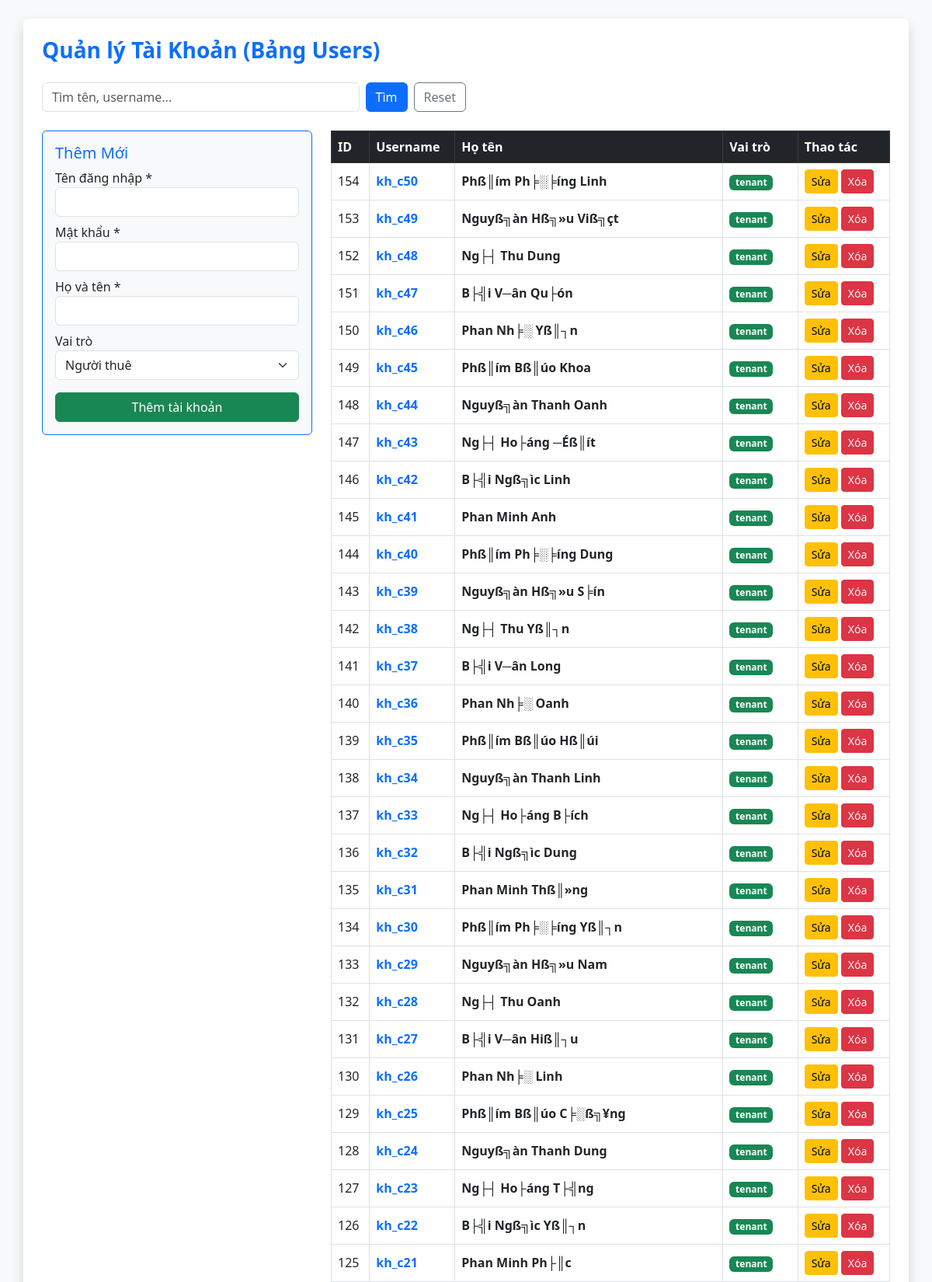
The app's page /BaiTapCaNhan/02_NguyenAnhNgoc/UserController.php (upper part) with its own data.
### tables this page shows
CREATE TABLE `users` (
  `id` int NOT NULL AUTO_INCREMENT,
  `username` varchar(50) NOT NULL,
  `password` varchar(255) NOT NULL,
  `full_name` varchar(100) NOT NULL,
  `phone` varchar(20) NOT NULL,
  `email` varchar(191) DEFAULT NULL,
  `role` enum('admin','landlord','tenant','manager') NOT NULL DEFAULT 'tenant',
  `preferred_room_id` int DEFAULT NULL,
  `created_at` timestamp NULL DEFAULT CURRENT_TIMESTAMP,
  `cccd` varchar(20) DEFAULT NULL,
  `birthday` date DEFAULT NULL,
  `gender` varchar(10) DEFAULT 'Nß╗»',
  `occupation` varchar(100) DEFAULT NULL,
  `hometown` varchar(100) DEFAULT NULL,
  `emergency_contact` varchar(20) DEFAULT NULL,
  `status` varchar(20) DEFAULT 'active',
  `roommate_name` varchar(100) DEFAULT NULL,
  `roommate_phone` varchar(20) DEFAULT NULL,
  PRIMARY KEY (`id`),
  UNIQUE KEY `username` (`username`),
  UNIQUE KEY `email` (`email`)
);

### BaiTapCaNhan/02_NguyenAnhNgoc/UserController.php (called while the page is built, shortened)
<?php
require_once __DIR__ . '/UserRepository.php';
class UserController {
    private $repository;
    public function __construct() {
        $this->repository = new UserRepository();
    }
    public function index() {
        $edit_user = null;
        $keyword = trim($_GET['keyword'] ?? '');
        $users = $this->repository->getUsers($keyword);
        require_once __DIR__ . '/views/index.php';
    }
}
$controller = new UserController();
$controller->index();
?>

### BaiTapCaNhan/02_NguyenAnhNgoc/UserRepository.php (called while the page is built, shortened)
<?php
class UserRepository {
    private $conn;
    public function __construct() {
        try {
            $this->conn = new PDO("mysql:host=localhost;dbname=quan_ly_nha_tro;charset=utf8mb4", "root", "");
            $this->conn->setAttribute(PDO::ATTR_ERRMODE, PDO::ERRMODE_EXCEPTION);
        } catch(PDOException $e) {
            die("Lỗi kết nối CSDL: " . $e->getMessage());
        }
    }
    public function getUsers($keyword = '') {
        $sql = "SELECT * FROM users";
        $sql .= " ORDER BY id DESC";
        $stmt = $this->conn->prepare($sql);
        $stmt->execute();
        return $stmt->fetchAll(PDO::FETCH_ASSOC);
    }
}
?>

### BaiTapCaNhan/02_NguyenAnhNgoc/views/index.php (the view, shortened to what this page needs)
<!DOCTYPE html>
<html lang="vi">
<head>
    <link href="https://cdn.jsdelivr.net/npm/bootstrap@5.3.0/dist/css/bootstrap.min.css" rel="stylesheet">
</head>
<body class="bg-light p-4">
    <div class="container bg-white p-4 rounded shadow">
        <h3 class="fw-bold mb-4 text-primary">Quản lý Tài Khoản (Bảng Users)</h3>
        <form method="GET" action="UserController.php" class="d-flex mb-4 w-50">
            <input type="text" name="keyword" class="form-control me-2" placeholder="Tìm tên, username..." value="<?= htmlspecialchars($keyword ?? '') ?>">
            <button type="submit" class="btn btn-primary">Tìm</button>
            <a href="UserController.php" class="btn btn-outline-secondary ms-2">Reset</a>
        </form>
        <div class="row">
            <div class="col-md-4 mb-4">
                <div class="card card-body bg-light border-primary">
                    <h5 class="card-title text-primary"><?= !empty($edit_user) ? 'Sửa Tài Khoản' : 'Thêm Mới' ?></h5>
                    <form method="POST" action="UserController.php">
                        <div class="mb-2">
                            <label>Tên đăng nhập *</label>
                            <input type="text" name="username" class="form-control" value="<?= !empty($edit_user) ? htmlspecialchars($edit_user['username']) : '' ?>" <?= !empty($edit_user) ? 'readonly' : 'required' ?>>
                        </div>
                        <?php if (empty($edit_user)): ?>
                        <div class="mb-2">
                            <label>Mật khẩu *</label>
                            <input type="password" name="password" class="form-control" required>
                        </div>
                        <?php endif; ?>
                        <div class="mb-2">
                            <label>Họ và tên *</label>
                            <input type="text" name="full_name" class="form-control" value="<?= !empty($edit_user) ? htmlspecialchars($edit_user['full_name']) : '' ?>" required>
                        </div>
                        <div class="mb-3">
                            <label>Vai trò</label>
                            <select name="role" class="form-select">
                                <option value="tenant" <?= (!empty($edit_user) && $edit_user['role'] == 'tenant') ? 'selected' : '' ?>>Người thuê</option>
                            </select>
                        </div>
                        <button type="submit" class="btn <?= !empty($edit_user) ? 'btn-warning' : 'btn-success' ?> w-100">
                            <?= !empty($edit_user) ? 'Cập nhật' : 'Thêm tài khoản' ?>
                        </button>
                    </form>
                </div>
            </div>
            <div class="col-md-8">
                <table class="table table-bordered table-hover align-middle">
                    <thead class="table-dark">
                        <tr>
                            <th>ID</th><th>Username</th><th>Họ tên</th><th>Vai trò</th><th>Thao tác</th>
                        </tr>
                    </thead>
                    <tbody>
                        <?php if (!empty($users)): ?>
                            <?php foreach ($users as $user): ?>
                                <tr>
                                    <td><?= $user['id'] ?></td>
                                    <td class="text-primary fw-bold"><?= htmlspecialchars($user['username']) ?></td>
                                    <td class="fw-bold"><?= htmlspecialchars($user['full_name']) ?></td>
                                    <td>
                                        <span class="badge <?= $user['role'] == 'admin' ? 'bg-danger' : ($user['role'] == 'landlord' ? 'bg-primary' : 'bg-success') ?>">
                                            <?= htmlspecialchars($user['role']) ?>
                                        </span>
                                    </td>
                                    <td>
                                        <a href="UserController.php?edit_id=<?= $user['id'] ?>" class="btn btn-sm btn-warning">Sửa</a>
                                        <form method="POST" action="UserController.php" style="display:inline;" onsubmit="return confirm('Bạn có chắc muốn xóa?');">
                                            <button type="submit" class="btn btn-sm btn-danger">Xóa</button>
                                        </form>
                                    </td>
                                </tr>
                            <?php endforeach; ?>
                        <?php else: ?>
                            <tr><td colspan="5" class="text-center py-4">Chưa có dữ liệu</td></tr>
                        <?php endif; ?>
                    </tbody>
                </table>
            </div>
        </div>
    </div>
</body>
</html>

### records on screen
users: id "154", username "kh_c50", full_name "Phß║ím Ph╞░╞íng Linh", role "tenant"
users: id "153", username "kh_c49", full_name "Nguyß╗àn Hß╗»u Viß╗çt", role "tenant"
users: id "152", username "kh_c48", full_name "Ng├┤ Thu Dung", role "tenant"
users: id "151", username "kh_c47", full_name "B├╣i V─ân Qu├ón", role "tenant"
users: id "150", username "kh_c46", full_name "Phan Nh╞░ Yß║┐n", role "tenant"
users: id "149", username "kh_c45", full_name "Phß║ím Bß║úo Khoa", role "tenant"
users: id "148", username "kh_c44", full_name "Nguyß╗àn Thanh Oanh", role "tenant"
users: id "147", username "kh_c43", full_name "Ng├┤ Ho├áng ─Éß║ít", role "tenant"
users: id "146", username "kh_c42", full_name "B├╣i Ngß╗ìc Linh", role "tenant"
users: id "145", username "kh_c41", full_name "Phan Minh Anh", role "tenant"
users: id "144", username "kh_c40", full_name "Phß║ím Ph╞░╞íng Dung", role "tenant"
users: id "143", username "kh_c39", full_name "Nguyß╗àn Hß╗»u S╞ín", role "tenant"
users: id "142", username "kh_c38", full_name "Ng├┤ Thu Yß║┐n", role "tenant"
users: id "141", username "kh_c37", full_name "B├╣i V─ân Long", role "tenant"
users: id "140", username "kh_c36", full_name "Phan Nh╞░ Oanh", role "tenant"
users: id "139", username "kh_c35", full_name "Phß║ím Bß║úo Hß║úi", role "tenant"
users: id "138", username "kh_c34", full_name "Nguyß╗àn Thanh Linh", role "tenant"
users: id "137", username "kh_c33", full_name "Ng├┤ Ho├áng B├ích", role "tenant"
users: id "136", username "kh_c32", full_name "B├╣i Ngß╗ìc Dung", role "tenant"
users: id "135", username "kh_c31", full_name "Phan Minh Thß║»ng", role "tenant"
users: id "134", username "kh_c30", full_name "Phß║ím Ph╞░╞íng Yß║┐n", role "tenant"
users: id "133", username "kh_c29", full_name "Nguyß╗àn Hß╗»u Nam", role "tenant"
users: id "132", username "kh_c28", full_name "Ng├┤ Thu Oanh", role "tenant"
users: id "131", username "kh_c27", full_name "B├╣i V─ân Hiß║┐u", role "tenant"
users: id "130", username "kh_c26", full_name "Phan Nh╞░ Linh", role "tenant"
users: id "129", username "kh_c25", full_name "Phß║ím Bß║úo C╞░ß╗¥ng", role "tenant"
users: id "128", username "kh_c24", full_name "Nguyß╗àn Thanh Dung", role "tenant"
users: id "127", username "kh_c23", full_name "Ng├┤ Ho├áng T├╣ng", role "tenant"
users: id "126", username "kh_c22", full_name "B├╣i Ngß╗ìc Yß║┐n", role "tenant"
users: id "125", username "kh_c21", full_name "Phan Minh Ph├║c", role "tenant"
